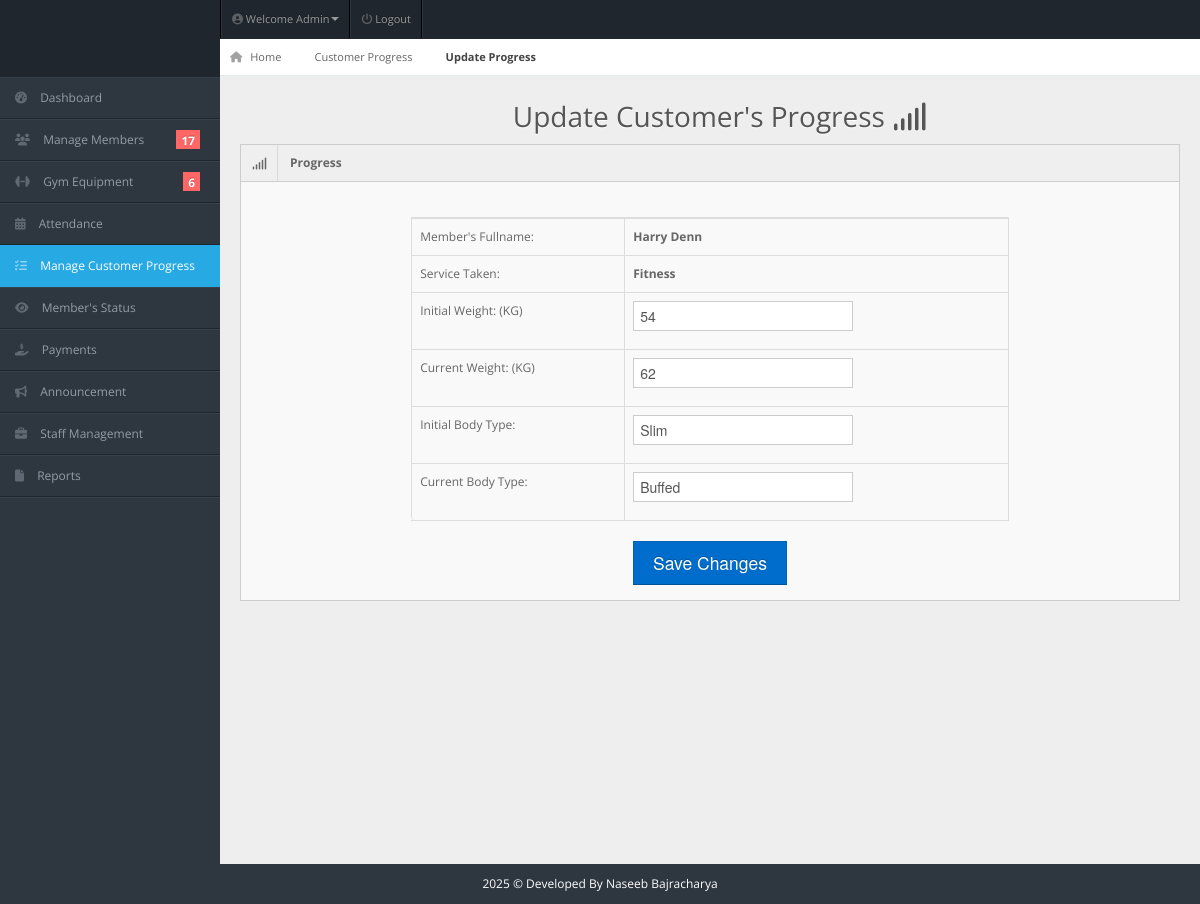
Page /admin/update-progress.php?id=6 (signed in) on the committed database.
### tables this page shows
CREATE TABLE `members` (
  `user_id` int(11) NOT NULL,
  `fullname` varchar(20) NOT NULL,
  `username` varchar(20) NOT NULL,
  `password` varchar(100) NOT NULL,
  `gender` varchar(20) NOT NULL,
  `dor` date NOT NULL,
  `services` varchar(50) NOT NULL,
  `amount` int(100) NOT NULL,
  `paid_date` date NOT NULL,
  `p_year` int(11) NOT NULL,
  `plan` varchar(100) NOT NULL,
  `address` varchar(20) NOT NULL,
  `contact` varchar(10) NOT NULL,
  `status` varchar(20) NOT NULL DEFAULT 'Active',
  `attendance_count` int(100) NOT NULL,
  `ini_weight` int(100) NOT NULL DEFAULT '0',
  `curr_weight` int(100) NOT NULL DEFAULT '0',
  `ini_bodytype` varchar(50) NOT NULL,
  `curr_bodytype` varchar(50) NOT NULL,
  `progress_date` date NOT NULL,
  `reminder` int(11) NOT NULL DEFAULT '0'
);

### admin/update-progress.php (the view, shortened to what this page needs)
<!DOCTYPE html>
<html lang="en">
<head>
<link rel="stylesheet" href="../css/bootstrap.min.css" />
<link rel="stylesheet" href="../css/bootstrap-responsive.min.css" />
<link rel="stylesheet" href="../css/fullcalendar.css" />
<link rel="stylesheet" href="../css/matrix-style.css" />
<link rel="stylesheet" href="../css/matrix-media.css" />
<link href="../font-awesome/css/fontawesome.css" rel="stylesheet" />
<link href="../font-awesome/css/all.css" rel="stylesheet" />
<link rel="stylesheet" href="../css/jquery.gritter.css" />
</head>
<body>
<div id="header">
  <h1><a href="dashboard.html">Perfect Gym Admin</a></h1>
</div>
<?php include 'includes/topheader.php'?>
<?php $page='manage-customer-progress'; include 'includes/sidebar.php'?>
<?php
$id=$_GET['id'];
$qry= "select * from members where user_id='$id'";
$result=mysqli_query($conn,$qry);
while($row=mysqli_fetch_array($result)){
?>
<div id="content">
  <div id="content-header">
    <div id="breadcrumb"> <a href="index.php" title="Go to Home" class="tip-bottom"><i class="fas fa-home"></i> Home</a> <a href="customer-progress.php">Customer Progress</a> <a href="#" class="current">Update Progress</a> </div>
    <h1 class="text-center">Update Customer's Progress <i class="fas fa-signal"></i></h1>
  </div>
  <div class="container-fluid" style="margin-top:-38px;">
    <div class="row-fluid">
      <div class="span12">
        <div class="widget-box">
          <div class="widget-title"> <span class="icon"> <i class="fas fa-signal"></i> </span>
            <h5>Progress </h5>
          </div>
          <div class="widget-content">
            <div class="row-fluid">
			  <div class="span2"></div>
              <div class="span8">
                <table class="table table-bordered table-invoice">
                  <tbody>
				  <form action="userprogress-req.php" method="POST">
                    <tr>
                    <tr>
                      <td class="width30">Member's Fullname:</td>
                      <td class="width70"><strong><?php echo $row['fullname']; ?></strong></td>
                    </tr>
                    <tr>
                      <td>Service Taken:</td>
                      <td><strong><?php echo $row['services']; ?></strong></td>
                    </tr>
                    <tr>
                      <td>Initial Weight: (KG)</td>
                      <td><input id="weight" type="number" name="ini_weight" value='<?php echo $row['ini_weight']; ?>' /></td>
                    </tr>
                    <tr>
                      <td>Current Weight: (KG)</td>
                      <td><input id="weight" type="number" name="curr_weight" value='<?php echo $row['curr_weight']; ?>' /></td>
                    </tr>
                    <tr>
                      <td>Initial Body Type:</td>
                      <td><input id="ini_bodytype" type="text" name="ini_bodytype" value='<?php echo $row['ini_bodytype']; ?>' /></td>
                    </tr>
              </div>
                    <tr>
                      <td>Current Body Type:</td>
                      <td><input id="curr_bodytype" type="text" name="curr_bodytype" value='<?php echo $row['curr_bodytype']; ?>' /></td>
                    </tr>
              </div>
              </div>
            </div>
            <div class="row-fluid">
              <div class="span12">
                <div class="text-center">
                  <button class="btn btn-primary btn-large" type="SUBMIT" href="">Save Changes</button>
				</div>
              </div>
            </div>
      <?php
}
      ?>
          </div>
        </div>
      </div>
    </div>
<div class="row-fluid">
  <div id="footer" class="span12"> <?php echo date("Y");?> &copy; Developed By Naseeb Bajracharya</a> </div>
</div>
</body>
</html>

### css/matrix-style.css (style rules this page uses)
* { outline: none !important; -moz-outline: none !important; }
html, body { height: 100%; }
body { overflow-x: hidden; margin-top: -10px; font-family: "Open Sans", sans-serif; font-size: 12px; color: #666; }
a { color: #666; }
select, textarea, input[type="text"], input[type="password"], input[type="datetime"], input[type="datetime-local"], input[type="date"], input[type="month"], input[type="time"], input[type="week"], input[type="number"], input[type="email"], input[type="url"], input[type="search"], input[type="tel"], input[type="color"], .uneditable-input, .label, .dropdown-menu, .btn, .well, .progress, .table-bordered, .btn-group > .btn:first-child, .btn-group > .btn:last-child, .btn-group > .btn:last-child, .btn-group > .dropdown-toggle, .alert { border-radius: 0px; }
.btn, textarea, input[type="text"], input[type="password"], input[type="datetime"], input[type="datetime-local"], input[type="date"], input[type="month"], input[type="time"], input[type="week"], input[type="number"], input[type="email"], input[type="url"], input[type="search"], input[type="tel"], input[type="color"], .uneditable-input { box-shadow: none; }
.progress, .progress-success .bar, .progress .bar-success, .progress-warning .bar, .progress .bar-warning, .progress-danger .bar, .progress .bar-danger, .progress-info .bar, .progress .bar-info, .btn, .btn-primary { background-image: none; }
#footer { padding: 10px; text-align: center; }
#header { height: 77px; position: relative; width: 100%; z-index: -9; }
#header h1 { background: url("../img/icontest3.png") no-repeat scroll 0 0 transparent; height: 31px; left: 20px; line-height: 600px; overflow: hidden; position: relative; top: 26px; width: 191px; }
#header h1 a { display: block; }
#content { background: none repeat scroll 0 0 #eeeeee; margin-left: 220px; margin-right: 0; padding-bottom: 25px; position: relative; min-height: 100%; width: auto; }
#content-header { position: abslute; width: 100%; margin-top: -38px; z-index: 20; }
#content-header h1 { color: #555555; font-size: 28px; font-weight: normal; float: none; text-shadow: 0 1px 0 #ffffff; margin-left: 20px; position: relative; }
#content-header h1, #content-header .btn-group { margin-top: 20px; }
.container-fluid .row-fluid:first-child { margin-top: 20px; }
#breadcrumb { background-color: #fff; border-bottom: 1px solid #e3ebed; }
#breadcrumb a { padding: 8px 20px 8px 10px; display: inline-block; background-image: url("../img/breadcrumb.png"); background-position: center right; background-repeat: no-repeat; font-size: 11px; color: #666666; }
#breadcrumb a:last-child { background-image: none; }
#breadcrumb a.current { font-weight: bold; color: #444444; }
#breadcrumb a i { margin-right: 5px; opacity: 0.6; }
.widget-box { background: none repeat scroll 0 0 #f9f9f9; border-left: 1px solid #cdcdcd; border-top: 1px solid #cdcdcd; border-right: 1px solid #cdcdcd; clear: both; margin-top: 16px; margin-bottom: 16px; position: relative; }
.widget-title, .modal-header, .table th, div.dataTables_wrapper .ui-widget-header { background: #efefef; border-bottom: 1px solid #cdcdcd; height: 36px; }
.widget-title span.icon { padding: 9px 10px 7px 11px; float: left; border-right: 1px solid #dadada; }
.widget-title h5 { color: #666; float: left; font-size: 12px; font-weight: bold; padding: 12px; line-height: 12px; margin: 0; }
.widget-content { padding: 15px; border-bottom: 1px solid #cdcdcd; }
form { margin-bottom: 0; }

### css/matrix-media.css (style rules this page uses)
body { background:#2E363F; }
#header { background-color: #1f262d; margin-top:10px; }

### admin/update-progress.php (style rules this page uses)
#footer { color: white; }

### rows in the picture
members: fullname "Harry Denn", services "Fitness", ini_weight "54", curr_weight "62", ini_bodytype "Slim", curr_bodytype "Buffed"

### other values in the picture
$query->num_rows "17"
$query->num_rows "6"
